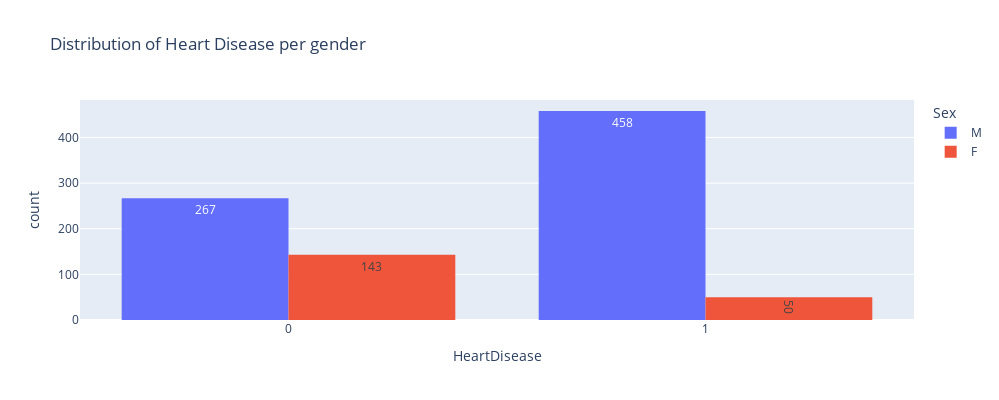

Notebook cell for this chart:
### Markdown cell above
Distribution of HD per gender

### Code cell
fig = px.histogram(df,
                   x = 'HeartDisease',
                   color = 'Sex',
                   hover_data = df.columns,
                   title = 'Distribution of Heart Disease per gender',
                   text_auto = True,
                   width = 999, height = 400,
                   barmode = 'group')

fig.show()

### Figure 1 — Plotly figure (JSON) as saved in the notebook; plotly's stock layout.template omitted (floating-point values rounded to 4 significant figures; data arrays with more than 128 entries replaced by an {"elided": "..."} marker saying what was removed)
{"data": [{"alignmentgroup": "True", "bingroup": "x", "hovertemplate": "Sex=M<br>HeartDisease=%{x}<br>count=%{y}<extra></extra>", "legendgroup": "M", "marker": {"color": "#636efa", "pattern": {"shape": ""}}, "name": "M", "offsetgroup": "M", "orientation": "v", "showlegend": true, "texttemplate": "%{value}", "type": "histogram", "x": {"elided": "725 int values"}, "xaxis": "x", "yaxis": "y"}, {"alignmentgroup": "True", "bingroup": "x", "hovertemplate": "Sex=F<br>HeartDisease=%{x}<br>count=%{y}<extra></extra>", "legendgroup": "F", "marker": {"color": "#EF553B", "pattern": {"shape": ""}}, "name": "F", "offsetgroup": "F", "orientation": "v", "showlegend": true, "texttemplate": "%{value}", "type": "histogram", "x": {"elided": "193 int values"}, "xaxis": "x", "yaxis": "y"}], "layout": {"barmode": "group", "height": 400, "legend": {"title": {"text": "Sex"}, "tracegroupgap": 0}, "title": {"text": "Distribution of Heart Disease per gender"}, "width": 999, "xaxis": {"anchor": "y", "domain": [0, 1], "title": {"text": "HeartDisease"}}, "yaxis": {"anchor": "x", "domain": [0, 1], "title": {"text": "count"}}}}
